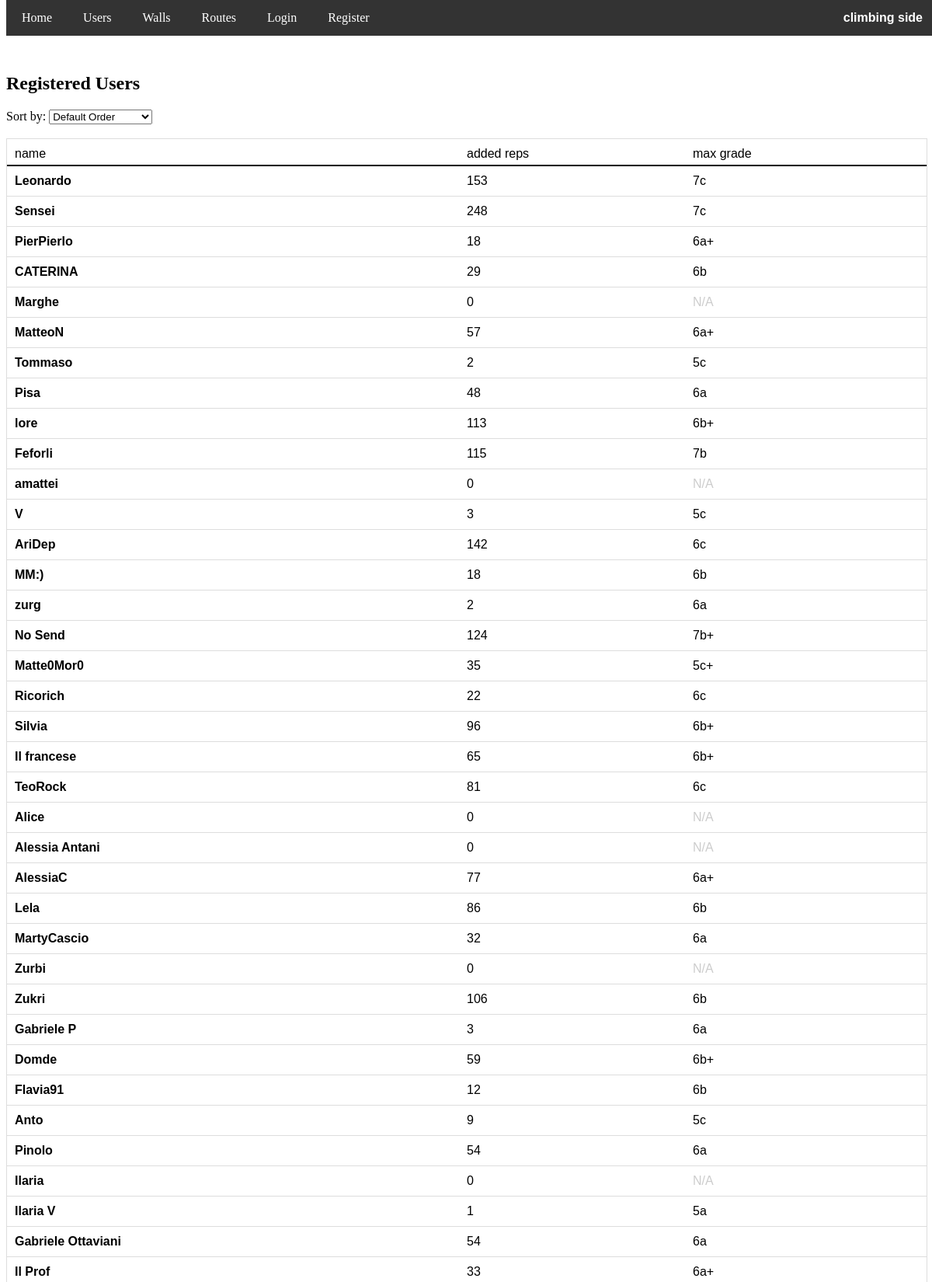
Screenshot of /users (upper part) with the database file from the repository.
### app/models.py (models this page shows, shortened)
class User(db.Model, UserMixin):
    id = db.Column(db.Integer, primary_key=True)
    username = db.Column(db.String(150), unique=True, nullable=False)
    password = db.Column(db.String(60), nullable=False)
    routes = db.relationship('Route', secondary=user_route, backref='users', lazy=True)

### app/users.py (the view)
@users.route('/users')
def users_list():
    sort_order = request.args.get('sort', 'default')
    users_with_stats = db.session.query(
    User.id, User.username,
    func.count(user_route.c.route_id).label('repetitions'),
    func.max(Route.grade).label('max_grade')
    ).outerjoin(user_route, User.id == user_route.c.user_id) \
    .outerjoin(Route, Route.id == user_route.c.route_id) \
    .group_by(User.id)
    if sort_order == 'alph':
        users_with_stats = users_with_stats.order_by(func.lower(User.username))
    elif sort_order == 'nreps':
        users_with_stats = users_with_stats.order_by(func.count(user_route.c.route_id).desc())
    elif sort_order == 'maxgrade':
        users_with_stats = users_with_stats.order_by(func.max(Route.grade).desc())
    else:
        users_with_stats = users_with_stats.order_by(User.id)
    users = users_with_stats.all()
    n_users = len(users)
    if current_user.is_authenticated:
        current_username = current_user.username
    else:
        current_username = None  # No logged-in user
    return render_template('users/users_list.html', users=users, current_username=current_username, sort_order=sort_order, n_users=n_users)

### app/templates/users/users_list.html (shortened to what this page needs)
<!DOCTYPE html>
<html lang="en">
<head>
    <link rel="stylesheet" href="{{ url_for('static', filename='styles.css') }}">
</head>
<body>
    {% if current_user.is_authenticated %}
        <div class="navbar" id="myNavbar">
            <span class="navbar-right"><b>climbing side</b></span>
            <a href="{{ url_for('home.homepage') }}">Home</a>
            <a href="{{ url_for('users.users_list') }}">Users</a>
            <a href="{{ url_for('routes.walls_list') }}">Walls</a>
            <a href="{{ url_for('routes.routes_list') }}">Routes</a>
            <a href="{{ url_for('users.user_page', user_id=current_user.id) }}">Profile</a>
            <a href="{{ url_for('users.logout') }}" onclick="return confirmLogout()" >Logout</a>
            <a href="javascript:void(0);" class="icon" onclick="toggleMenu()">&#9776;</a>
        </div>
    {% else %}
        <div class="navbar" id="myNavbar">
            <span class="navbar-right"><b>climbing side</b></span>
            <a href="{{ url_for('home.homepage') }}">Home</a>
            <a href="{{ url_for('users.users_list') }}">Users</a>
            <a href="{{ url_for('routes.walls_list') }}">Walls</a>
            <a href="{{ url_for('routes.routes_list') }}">Routes</a>
            <a href="{{ url_for('users.login') }}" >Login</a>
            <a href="{{ url_for('users.register') }}" >Register</a>
        </div>
    {% endif %}
    <br>
    <br>
    <div class="content">
    <h2>Registered Users</h2>
    <div>
        <label for="sort">Sort by:</label>
        <select id="sort" name="sort" onchange="window.location.href = '?sort=' + this.value;">
            <option value="default" {% if sort_order == 'default' %}selected{% endif %}>Default Order</option>
        </select>
    </div>
    <br>
    {% if users %}
        <div class="table" style="font-family: Verdana, sans-serif;">
            <div class="row" style="border-bottom: 2px solid black; padding-bottom: 5px;">
                <span style="flex-basis: 50%; "> name </span>
                <span> added reps </span>
                <span> max grade </span>
            </div>
            {% for user_row in users %}
            <div class="row" style="{% if current_username and user_row[1] == current_username %} background-color: rgba(15, 240, 5, 0.3); {% endif %}">
                <a href="{{ url_for('users.user_page', user_id=user_row[0]) }}" class="link6"> {{ user_row[1] }} </a>
                <span> {{ user_row[2] }} </span>
                <span style="color: {{ 'black' if user_row[3] else '#ccc' }}"> {{ user_row[3] or 'N/A' }} </span>
            </div>
            {% endfor %}
        </div>
        {% else %}
        <p>No users found.</p>
    {% endif %}
    <br>
    <br>
    <br>
    <br>
    <br>
    <br>
    <br>
    <br>
    </div>
</body>
</html>

### app/static/styles.css (style rules this page uses)
.link6 { color: black; font-weight: bold; text-decoration: none; }
.navbar { background-color: #333; overflow: hidden; position: fixed; top: 0; width: 100%; z-index: 9999; }
.navbar a { float: left; display: block; color: white; text-align: center; padding: 14px 20px; text-decoration: none; }
.navbar-right { float: right; color: white; padding: 14px 20px; text-align: center; font-family: Verdana, sans-serif; }
.content { padding-top: 30px; }

### app/templates/users/users_list.html (style rules this page uses)
.table { display: flex; flex-direction: column; width: 100%; border: 1px solid #ddd; }
.row { display: flex; padding: 10px; border-bottom: 1px solid #ddd; }
.row a { flex-basis: 50%; overflow-wrap: anywhere; word-break: normal; }
.row span { flex-basis: 25%; text-align: left; }

### rows the page displays
User: username "Leonardo", user_row "153", user_row "7c"
User: username "Sensei", user_row "248", user_row "7c"
User: username "PierPierlo", user_row "18", user_row "6a+"
User: username "CATERINA", user_row "29", user_row "6b"
User: username "Marghe", user_row "0", user_row "N/A"
User: username "MatteoN", user_row "57", user_row "6a+"
User: username "Tommaso", user_row "2", user_row "5c"
User: username "Pisa", user_row "48", user_row "6a"
User: username "lore", user_row "113", user_row "6b+"
User: username "Feforli", user_row "115", user_row "7b"
User: username "amattei", user_row "0", user_row "N/A"
User: username "AriDep", user_row "142", user_row "6c"
User: username "MM:)", user_row "18", user_row "6b"
User: username "zurg", user_row "2", user_row "6a"
User: username "No Send", user_row "124", user_row "7b+"
User: username "Matte0Mor0", user_row "35", user_row "5c+"
User: username "Ricorich", user_row "22", user_row "6c"
User: username "Silvia", user_row "96", user_row "6b+"
User: username "Il francese", user_row "65", user_row "6b+"
User: username "TeoRock", user_row "81", user_row "6c"
User: username "Alice", user_row "0", user_row "N/A"
User: username "Alessia Antani", user_row "0", user_row "N/A"
User: username "AlessiaC", user_row "77", user_row "6a+"
User: username "Lela", user_row "86", user_row "6b"
User: username "MartyCascio", user_row "32", user_row "6a"
User: username "Zurbi", user_row "0", user_row "N/A"
User: username "Zukri", user_row "106", user_row "6b"
User: username "Gabriele P", user_row "3", user_row "6a"
User: username "Domde", user_row "59", user_row "6b+"
User: username "Flavia91", user_row "12", user_row "6b"
User: username "Anto", user_row "9", user_row "5c"
User: username "Pinolo", user_row "54", user_row "6a"
User: username "Ilaria", user_row "0", user_row "N/A"
User: username "Ilaria V", user_row "1", user_row "5a"
User: username "Gabriele Ottaviani", user_row "54", user_row "6a"
User: username "Il Prof", user_row "33", user_row "6a+"

### other values shown
{{ user_row[1] }} "V"
{{ user_row[2] }} "3"
{{ user_row[3] or 'N/A' }} "5c"
